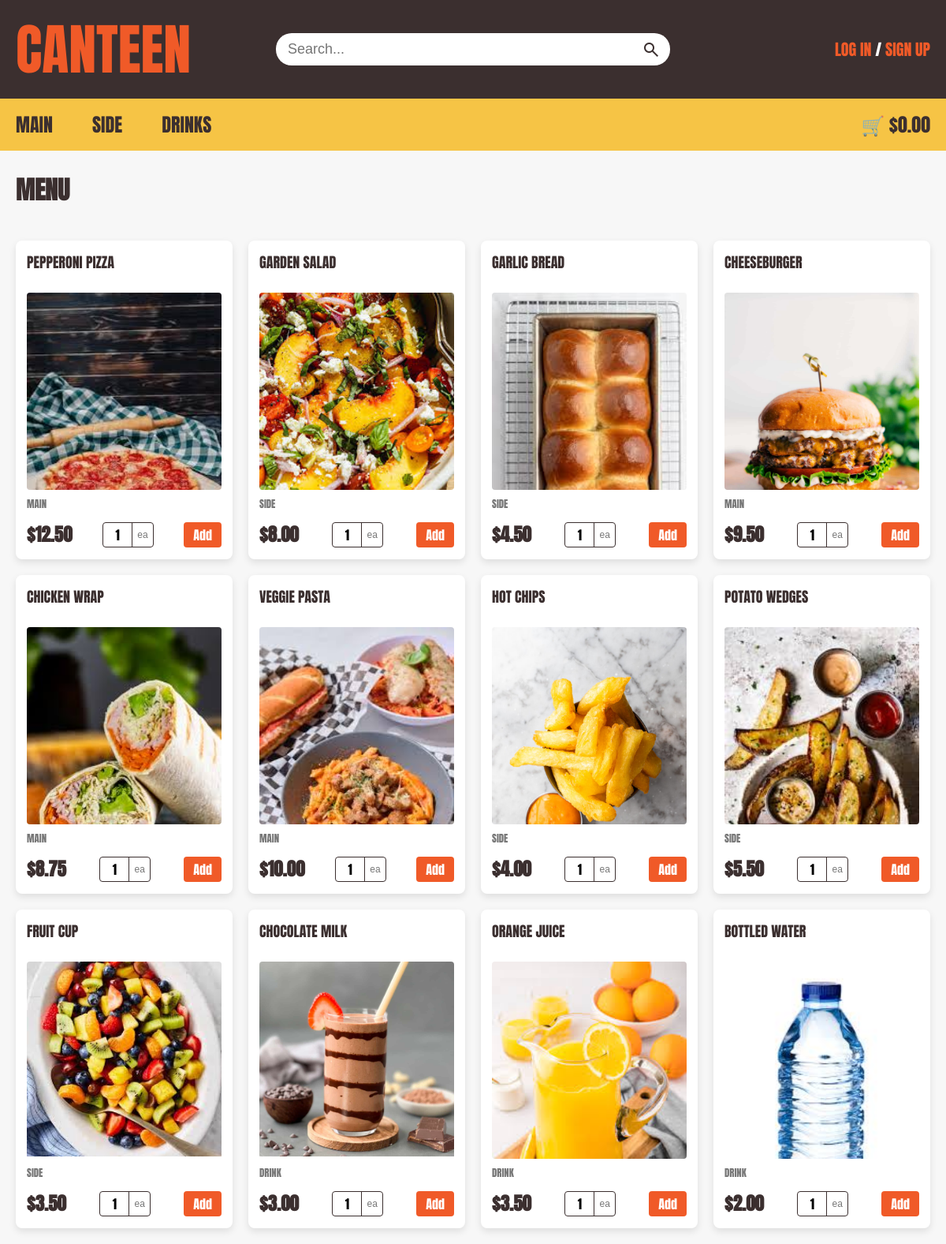
The page / on the database its author committed.
### tables this page shows
CREATE TABLE Menu (item_ID INTEGER PRIMARY KEY NOT NULL UNIQUE, item_name TEXT, item_type TEXT, is_available INTEGER, price NUMERIC (10, 2), item_photo TEXT, item_description TEXT);

### app.py (the view)
@app.route('/')
def home():
    db = get_db()
    db.row_factory = sqlite3.Row
    cursor = db.cursor()
    sql = "SELECT item_name, item_ID, item_type, price, is_available, item_photo " \
    "FROM Menu WHERE is_available = 1;"
    cursor.execute(sql)
    results = cursor.fetchall()
    return render_template("home_user.html", menu_items=results, total=get_trolley_total())

### app.py (called while the page is built, shortened)
def get_db():
    db = getattr(g, '_database', None)
    if db is None:
        db = g._database = sqlite3.connect(DATABASE)
    return db

@app.teardown_appcontext
def close_connection(exception):
    db = getattr(g, '_database', None)
    if db is not None:
        db.close()

def get_trolley_total():
    if 'user_id' not in session:
        return 0.0

### templates/home_user.html (shortened to what this page needs)
<!DOCTYPE html>
<html lang="en">
<head>
  <link rel="stylesheet" href="{{ url_for('static', filename='style.css') }}">
</head>
<body>
  <header>
    <div class="top-bar">
      <div class="container top-bar-content">
        <div class="top-left"><a href="{{ url_for('home') }}">CANTEEN</a></div>
        <form class="search-container" method="GET" action="{{ url_for('search') }}">
          <input type="text" placeholder="Search..." name="query" autocomplete="off">
          <button type="submit" class="search-btn">
            <span class="material-symbols-outlined">search</span>
          </button>
        </form>
        {% if session.get('user_id') %}
          <a class ="top-right" onclick= "OpenAccountmanage();return false;" id="accountpopup" href="#" >Hi {{ session['first_name'] }}!</a>
          <div id="popup" class="popup">
            <div class="popup-content">
              <a href="{{ url_for('logout') }}">Account Settings</a>
              <a href="{{ url_for('logout') }}">Logout</a>
            </div>
          </div>
        {% else %}
          <div class="top-right"><p><a href="{{ url_for('user_login') }}">Log in</a> / <a href="{{ url_for('signup') }}">Sign up</a></p></div>
        {% endif %}
      </div>
    </div>
    <nav class="bottom-nav">
      <div class="container nav-content">
        <div class="nav-links">
          <a href="{{ url_for('catergory', item_type='Main') }}">Main</a>
          <a href="{{ url_for('catergory', item_type='Side') }}">Side</a>
          <a href="{{ url_for('catergory', item_type='Drink') }}">Drinks</a>
        </div>
        <div class="cart">
          <a href="{{ url_for('trolley') }}">🛒 ${{ "%.2f"|format(total) }}</a>
        </div>
      </div>
    </nav>
  </header>
  <main class="container">
    <h1>
      {% if search_query %}
          Search results for "{{ search_query }}"
      {% elif category_name %}
          {{ category_name }}
      {% else %}
          Menu
      {% endif %}
    </h1>
    <div class="menu-grid">
      {% for item in menu_items %}
        <div class="product-box">
          <a href="{{ url_for('item', item_ID=item.item_ID) }}" class="product-card-link">
            <h3>{{ item.item_name }}</h3>
            <div class="img-wrapper">
              <img src="{{ url_for('static', filename='images/' + item.item_photo) }}" alt="{{ item.item_name }}">
            </div>
            <p class="category">{{ item.item_type }}</p>
          </a>
          <div class="price_row">
            <span class="price">${{ "%.2f"|format(item.price) }}</span>
            {% if item.is_available %}
              <div class="qty-container">
                <input type="number" id="qty-{{ item.item_ID }}" class="qty-input" value="1" min="1">
                <span class="qty-unit">ea</span>
              </div>
              <button type="button"
                      data-item-id="{{ item.item_ID }}"
                      data-item-amount="qty-{{ item.item_ID }}"
                      onclick="addItemToTrolley(this.dataset.itemId, document.getElementById(this.dataset.itemAmount).value)"
                      class="add-btn">
                Add
              </button>
            {% else %}
              <span class="out-of-stock">Out of Stock</span>
            {% endif %}
          </div>
        </div>
      {% endfor %}
    </div>
  </main>
</body>
</html>

### static/style.css (style rules this page uses)
* { margin: 0; padding: 0; box-sizing: border-box; }
body { margin: 0; padding: 0; overflow-x: hidden; background-color: #f7f7f7; font-family: "Anton", sans-serif; text-transform: uppercase; }
.container { width: 100%; max-width: 1400px; margin-left: auto; margin-right: auto; padding-left: 20px; padding-right: 20px; }
.top-bar { background: #3b2f2f; width: 100%; padding: 10px 0; }
.top-bar-content { display: flex; justify-content: space-between; align-items: center; }
.top-left, .top-right { flex: 1; }
.top-left a { color: #f05a28; font-size: 70px; text-decoration: none; display: flex; }
.top-right { display: flex; justify-content: flex-end; align-items: center; color: white; font-size: 20px; }
.top-right a { color: #f05a28; font-size: 20px; text-decoration: none; }
.search-container { display: flex; align-items: center; flex-grow: 1; max-width: 500px; background: #ffffff; border-radius: 20px; overflow: hidden; margin: 0 20px; }
.search-container input { flex-grow: 1; border: none; padding: 10px 15px; outline: none; font-size: 18px; background: transparent; text-transform: none; -webkit-appearance: none; appearance: none; }
.search-btn { background: transparent; border: none; height: 100%; padding: 0 0 0 8px; display: flex; align-items: center; justify-content: center; cursor: pointer; outline: none; }
.material-symbols-outlined { margin: 0 12px 0 0; font-size: 24px !important; color: #3b2f2f; cursor: pointer; }
.bottom-nav { background-color: #f6c445; width: 100%; transition: top 0.3s; }
.nav-content { display: flex; justify-content: space-between; align-items: center; }
.nav-links { display: flex; gap: 10px; }
.nav-links a:first-child { padding-left: 0; }
.bottom-nav a { text-decoration: none; color: #3b2f2f; padding: 15px 20px; font-weight: 400; display: inline-block; font-size: 24px; }
.cart a { margin-left: auto; padding: 12px 0px 12px 20px; }
h1 { font-weight: 700; font-style: normal; text-align: left; margin: 25px 0 20px 0; color: #3b2f2f; }
.menu-grid { display: grid; grid-template-columns: repeat(auto-fill, minmax(220px, 1fr)); gap: 20px; padding: 20px 0; width: 100%; }
.product-card-link { text-decoration: none; display: flex; flex-direction: column; }
.product-box { background: #ffffff; border-radius: 8px; border: 2px solid transparent; text-align: left; transition: transform 0.2s, border-color 0.2s; box-shadow: 0px 4px 10px rgba(0, 0, 0, 0.1); width: 100%; padding: 12px; display: flex; flex-direction: column; justify-content: space-between; }
.product-card-link { text-decoration: none; display: block; width: 100%; }
.product-box h3 { color: #3b2f2f; font-weight: 400; font-size: 18px; text-align: left; margin: 0 0 8px 0; min-height: 44px; }
.img-wrapper { width: 100%; height: 250px; overflow: hidden; border-radius: 4px; margin-bottom: 8px; }
.product-box img { width: 100%; height: auto; display: block; object-fit: cover; }
.product-box .category { font-size: 0.8rem; color: #777; margin-bottom: 12px; }
.price_row { display: flex; justify-content: space-between; align-items: center; width: 100%; }
.price { color: #3b2f2f; font-weight: bold; font-size: 23px; }
.qty-container { display: inline-flex; align-items: center; border: 1.5px solid #3b2f2f; border-radius: 4px; overflow: hidden; background-color: #fff; height: 32px; }
.qty-input { width: 36px; height: 100%; border: none; text-align: center; font-family: 'Anton', sans-serif; font-size: 16px; outline: none; background: transparent; }
.qty-input[type=number] { -webkit-appearance: textfield; -moz-appearance: textfield; appearance: textfield; }
.qty-unit { padding: 0 6px; border-left: 1.5px solid #3b2f2f; color: #777; font-size: 12px; font-family: sans-serif; text-transform: lowercase; user-select: none; display: flex; align-items: center; height: 100%; }
.add-btn { background-color: #f05a28; color: white; border: none; padding: 0 12px; height: 32px; border-radius: 4px; cursor: pointer; font-family: 'Anton', sans-serif; font-size: 16px; display: flex; align-items: center; justify-content: center; }
.add-btn { background-color: #f05a28; color: white; border: none; padding: 6px 12px; border-radius: 4px; cursor: pointer; font-family: 'Anton', sans-serif; }

### rows shown on the page
Menu: item_name "PEPPERONI PIZZA", item_photo (picture), item_type "MAIN", price "12.50"
Menu: item_name "GARDEN SALAD", item_photo (picture), item_type "SIDE", price "8.00"
Menu: item_name "GARLIC BREAD", item_photo (picture), item_type "SIDE", price "4.50"
Menu: item_name "CHEESEBURGER", item_photo (picture), item_type "MAIN", price "9.50"
Menu: item_name "CHICKEN WRAP", item_photo (picture), item_type "MAIN", price "8.75"
Menu: item_name "VEGGIE PASTA", item_photo (picture), item_type "MAIN", price "10.00"
Menu: item_name "HOT CHIPS", item_photo (picture), item_type "SIDE", price "4.00"
Menu: item_name "POTATO WEDGES", item_photo (picture), item_type "SIDE", price "5.50"
Menu: item_name "FRUIT CUP", item_photo (picture), item_type "SIDE", price "3.50"
Menu: item_name "CHOCOLATE MILK", item_photo (picture), item_type "DRINK", price "3.00"
Menu: item_name "ORANGE JUICE", item_photo (picture), item_type "DRINK", price "3.50"
Menu: item_name "BOTTLED WATER", item_photo (picture), item_type "DRINK", price "2.00"

### other values the page prints
{{ "%.2f"|format(total) }} "0.00"
